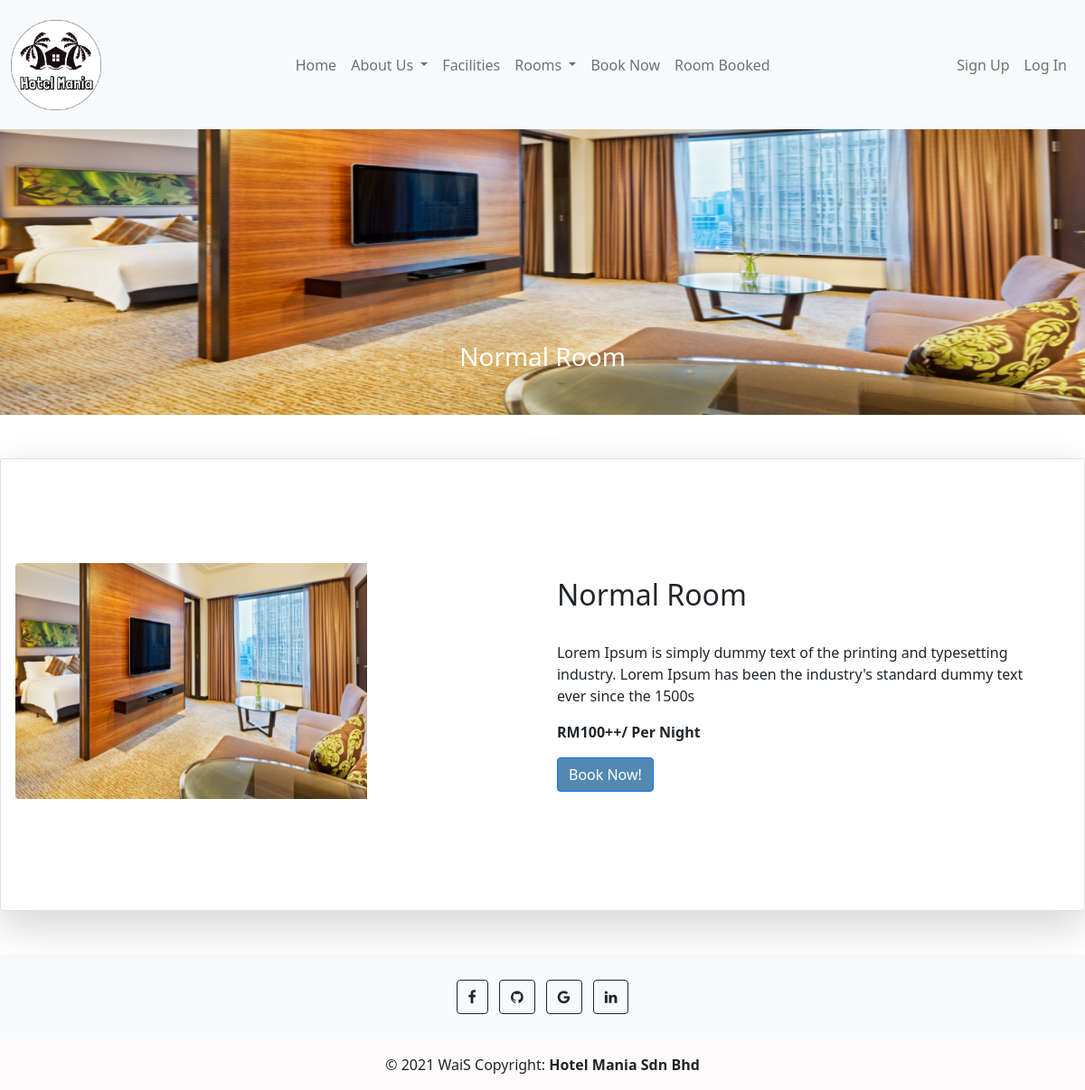
The page /room-normal.php on the database its author committed.
### tables this page shows
CREATE TABLE `roomtypedb` (
  `roomTypeId` int(11) NOT NULL,
  `roomType` enum('Normal','Executive','Deluxe') NOT NULL,
  `roomRate` double NOT NULL,
  `roomDetails` varchar(255) NOT NULL,
  `roomImage` text NOT NULL
);

### backend/config.php (called while the page is built)
<?php
require_once "product_db.php";
$product_db = new product_db();
?>

### backend/product_db.php (called while the page is built, shortened)
<?php
require_once "DBController.php";
class product_db extends DBController{
    function getNormal()
    {
        $query = "SELECT * FROM roomtypedb WHERE roomType='Normal'";
        $productResult = $this->getDBResult($query);
        return $productResult;
    }
}
?>

### backend/DBController.php (called while the page is built, shortened)
<?php
class DBController
{
    private $host = "localhost";
    private $user = "root";
    private $password = "";
    private $database = "hotel_mania";
    private static $conn;
    function __construct()
    {
        $this->conn = mysqli_connect($this->host, $this->user, $this->password, $this->database);
    }
    function getDBResult($query, $params = array())
    {
        $sql_statement = $this->conn->prepare($query);
        $sql_statement->execute();
        $result = $sql_statement->get_result();
        if ($result->num_rows > 0) {
            while ($row = $result->fetch_assoc()) {
                $resultset[] = $row;
            }
        }
        if (! empty($resultset)) {
            return $resultset;
        }
    }
}

### room-normal.php (the view, shortened to what this page needs)
<!DOCTYPE html>
<html lang="en">
<?php require_once "backend/config.php"; ?>
<head>
    <link rel="stylesheet" href="css/room.css">
    <link href="https://cdn.jsdelivr.net/npm/bootstrap@5.1.1/dist/css/bootstrap.min.css" rel="stylesheet">
    <link rel="stylesheet" href="https://cdn.jsdelivr.net/npm/bootstrap-icons@1.6.0/font/bootstrap-icons.css">
</head>
<?php include 'include_php/header.php';?>
<body>
<?php
        $query = "SELECT * FROM roomtypedb WHERE roomType='Normal'";
        $product_array = $product_db->getNormal($query);
        if (!empty($product_array)) {
            foreach ($product_array as $key => $value) {
        ?>
<div id="carouselExampleSlidesOnly" class="carousel slide firstcard" data-bs-ride="carousel">
  <div class="carousel-indicators">
    <button type="button" data-bs-target="#carouselExampleCaptions" data-bs-slide-to="0" class="active" aria-current="true" aria-label="Slide 1"></button>
</div>
  <div class="carousel-inner crl">
    <div class="carousel-item active">
      <img src="<?php echo $product_array[$key]["roomImage"]; ?>" class="d-block w-100" alt="...">
      <div class="carousel-caption d-none d-md-block">
        <h3><?php echo $product_array[$key]["roomType"] . " Room"; ?></h3>
      </div>
    </div>
  </div>
</div>
<div class="card mb-3 shadow-lg p-3 mb-5 bg-white rounded">
    <div class="row g-0 row-center row1">
        <div class="col-md-4">
            <img src="<?php echo $product_array[$key]["roomImage"]; ?>" class="img-fluid rounded-start dslr-image" alt="...">
        </div>
        <div class="col-md-2">
        </div>
        <div class="col-md-6 justify-content-center align-self-center">
            <div class="card-body">
                <div class="dslr-description">
                    <h2 class="card-title"><?php echo $product_array[$key]["roomType"] . " Room"; ?></h2><br>
                    <p class="card-text text-description"><?php echo $product_array[$key]["roomDetails"]; ?></p>
                    <p><b><?php echo  "RM".$product_array[$key]["roomRate"] . "++/ Per Night" ; ?> </b></p>
                    <input type="submit" value="Book Now!" onclick="location.href='booking.php'" class="btn btn-primary submitbtn2">
                </div>
            </div>
        </div>
    </div>
</div>
<?php
            }
        }
?>
<?php include 'include_php/footer.php';?>
</body>
</html>

### css/room.css (style rules this page uses)
html body { padding-top: 6.2em; }
.w-100 { height: 45vh; }
.firstcard { padding-bottom: 3em; }
.row1 { padding-top: 6.2em; padding-bottom: 6.2em; }
.submitbtn2 { background-color: #5389B1 !important; }

### rows shown on the page
roomtypedb: roomImage (picture), roomType "Normal", roomDetails "Lorem Ipsum is simply dummy text of the printing and typesetting industry. Lorem Ipsum has been the industry's standard dummy text ever since the 1500s", roomRate "100"
